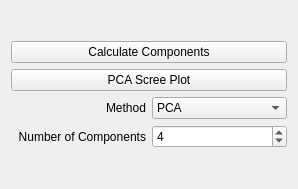
         <widget class="QWidget" name="page_5">
          <property name="geometry">
           <rect>
            <x>0</x>
            <y>0</y>
            <width>298</width>
            <height>189</height>
           </rect>
          </property>
          <attribute name="label">
           <string>Component Analysis</string>
          </attribute>
          <layout class="QGridLayout" name="gridLayout_15">
           <item row="0" column="0">
            <layout class="QGridLayout" name="gridLayout">
             <item row="0" column="0">
              <widget class="QPushButton" name="pb_calc_components">
               <property name="sizePolicy">
                <sizepolicy hsizetype="Preferred" vsizetype="Fixed">
                 <horstretch>0</horstretch>
                 <verstretch>0</verstretch>
                </sizepolicy>
               </property>
               <property name="styleSheet">
                <string notr="true"/>
               </property>
               <property name="text">
                <string>Calculate Components</string>
               </property>
              </widget>
             </item>
             <item row="1" column="0">
              <widget class="QPushButton" name="pb_pca_scree">
               <property name="sizePolicy">
                <sizepolicy hsizetype="Preferred" vsizetype="Fixed">
                 <horstretch>0</horstretch>
                 <verstretch>0</verstretch>
                </sizepolicy>
               </property>
               <property name="styleSheet">
                <string notr="true"/>
               </property>
               <property name="text">
                <string>PCA Scree Plot</string>
               </property>
              </widget>
             </item>
             <item row="2" column="0">
              <layout class="QHBoxLayout" name="horizontalLayout_5">
               <item>
                <widget class="QLabel" name="label_11">
                 <property name="text">
                  <string>Method</string>
                 </property>
                 <property name="alignment">
                  <set>Qt::AlignRight|Qt::AlignTrailing|Qt::AlignVCenter</set>
                 </property>
                </widget>
               </item>
               <item>
                <widget class="QComboBox" name="cb_comp_method">
                 <property name="sizePolicy">
                  <sizepolicy hsizetype="Preferred" vsizetype="Fixed">
                   <horstretch>0</horstretch>
                   <verstretch>0</verstretch>
                  </sizepolicy>
                 </property>
                 <item>
                  <property name="text">
                   <string>PCA</string>
                  </property>
                 </item>
                 <item>
                  <property name="text">
                   <string>NMF</string>
                  </property>
                 </item>
                 <item>
                  <property name="text">
                   <string>FastICA</string>
                  </property>
                 </item>
                 <item>
                  <property name="text">
                   <string>IncrementalPCA</string>
                  </property>
                 </item>
                 <item>
                  <property name="text">
                   <string>TruncatedSVD</string>
                  </property>
                 </item>
                 <item>
                  <property name="text">
                   <string>FactorAnalysis</string>
                  </property>
                 </item>
                 <item>
                  <property name="text">
                   <string>DictionaryLearning</string>
                  </property>
                 </item>
                </widget>
               </item>
              </layout>
             </item>
             <item row="3" column="0">
              <layout class="QHBoxLayout" name="horizontalLayout_6">
               <item>
                <widget class="QLabel" name="label">
                 <property name="text">
                  <string>Number of Components</string>
                 </property>
                 <property name="alignment">
                  <set>Qt::AlignRight|Qt::AlignTrailing|Qt::AlignVCenter</set>
                 </property>
                </widget>
               </item>
               <item>
                <widget class="QSpinBox" name="sb_ncomp">
                 <property name="minimum">
                  <number>1</number>
                 </property>
                 <property name="value">
                  <number>4</number>
                 </property>
                </widget>
               </item>
              </layout>
             </item>
            </layout>
           </item>
          </layout>
         </widget>
